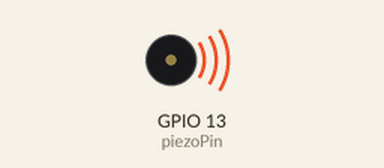
Simulated run of this program. Board: Raspberry Pi (BCM pin numbers). On the bench: buzzer (waves = sounding).

Above: at 0.5 s.
At 12.5 s:
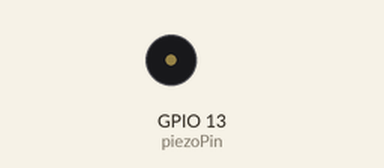
Timing chart, 0 to 16.9 s (numbered marks = the images above):
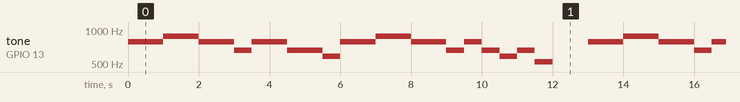

Measured:
- by itself, tone on GPIO 13 (piezoPin): repeats every 13.0 s: 880 Hz 1.0 s, 784 Hz 1.0 s, 659 Hz 0.50 s, 784 Hz 1.0 s, 659 Hz 1.0 s, 587 Hz 0.50 s, 784 Hz 1.0 s, 880 Hz 1.0 s, 784 Hz 1.0 s, 659 Hz 0.50 s, 784 Hz 0.50 s, 659 Hz 0.50 s, 587 Hz 0.50 s, 659 Hz 0.50 s, 523 Hz 0.50 s, silent 1.0 s, 784 Hz 1.0 s

The program:

pwmTest.py
```python
import RPi.GPIO as GPIO
import time

piezoPin = 13
do = 523
le = 587
me = 659
pa = 698
sol = 784
la = 880
si = 988
do_ = 1046
melody = [sol, sol, la, la, sol, sol, me,
			sol, sol, me, me, le,
			sol, sol, la, la, sol, sol, me,
			sol, me, le, me, do]

GPIO.setmode(GPIO.BCM)
GPIO.setup(piezoPin, GPIO.OUT)

s = GPIO.PWM(piezoPin, 1000)

try:
	while True:
		s.start(50) # PWD start
		for i in range(len(melody)):
			s.ChangeFrequency(melody[i])
			time.sleep(0.5)
		s.stop()	#PWM stop
		time.sleep(1)
except KeyboardInterrupt:
	GPIO.cleanup()
```
